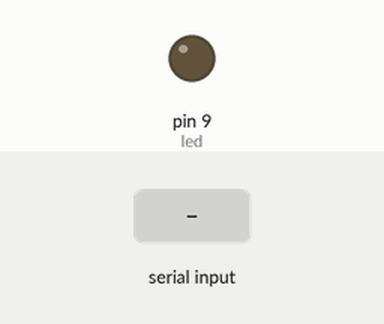
Simulated run of this sketch. Board: Arduino Uno, built with avr-gcc and run on an emulated ATmega328P. Shown: output pins drawn as LEDs (lit = HIGH). Inputs (shaded band) come from the test bench.

Above: at 1.2 s.
1.3 s: byte 30 received over Serial
At 1.6 s:
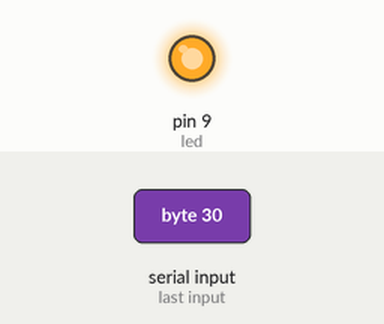
Timing chart, 0 to 4.3 s (numbered marks = the images above; inputs shaded):
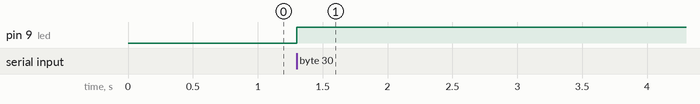

The sketch:

main.ino
```cpp
//Receiver Code

int state = 0;
int led = 9;

void setup() {
  Serial.begin(9600);

  pinMode(led, OUTPUT);
}

void loop() {

  if (Serial.available() > 0) {
    state = Serial.read();

    digitalWrite(led, state);
  }
}
```

Measured:
- after the input at 1.3 s, pin 9 (led): LOW → HIGH at once
